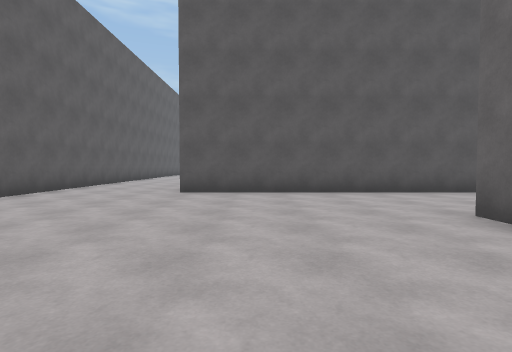
view 1 (above)

24 first-person views from a walk through a Unity game level. The camera is 1.2 m above the floor, tilts 2° down and sees 80° across. The floor is counted in squares, 2 m on a side. Each view is taken from the middle of a square. On the plan, view 1 faces up. The plan holds only what a view shows up to about 9 squares ahead; the rest is blank. The place goes on beyond the plan. The player character is not drawn.

view 2
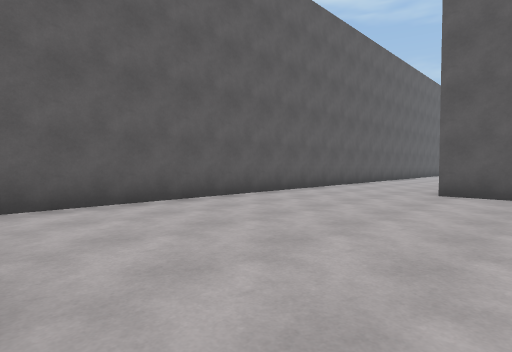

view 3
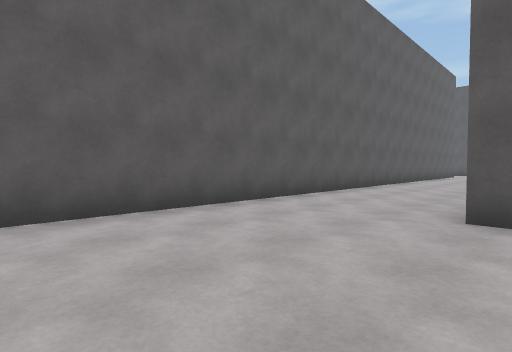

view 4
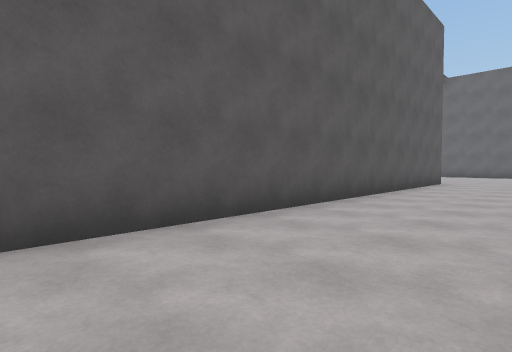

view 5
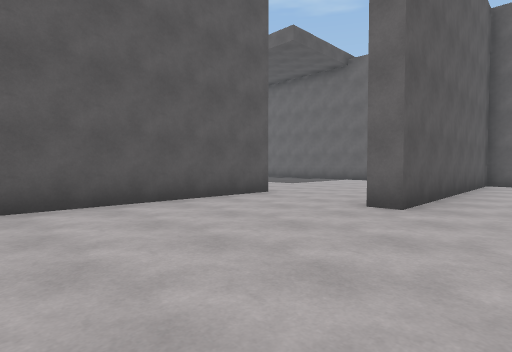

view 6
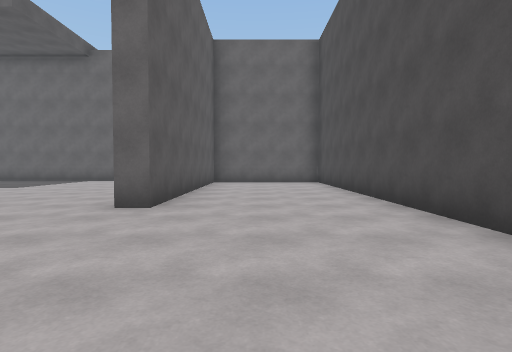

view 7
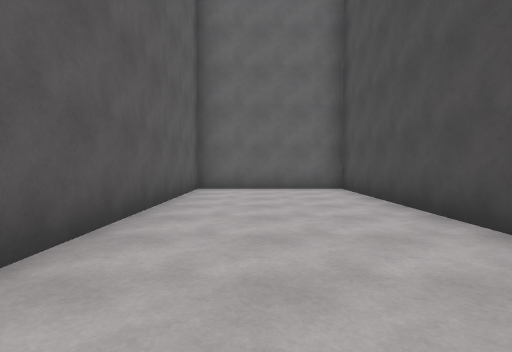

view 8
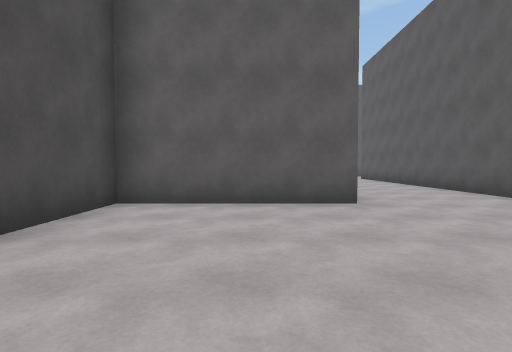

view 9
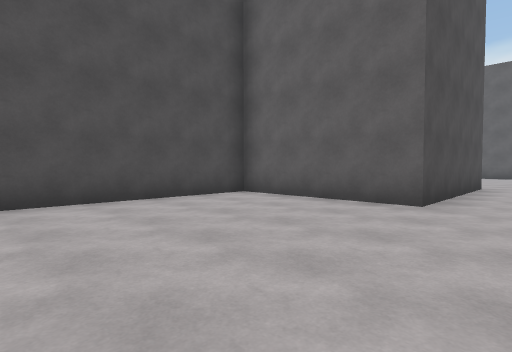

view 10
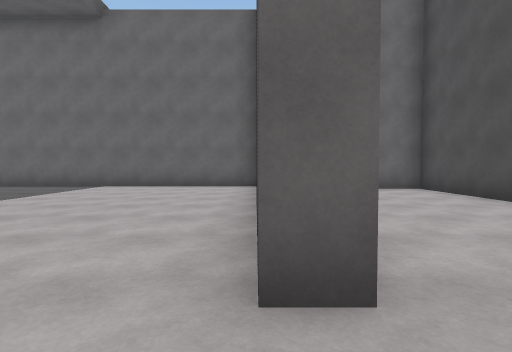

view 11
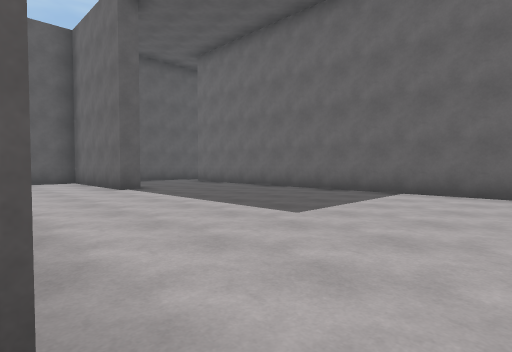

view 12
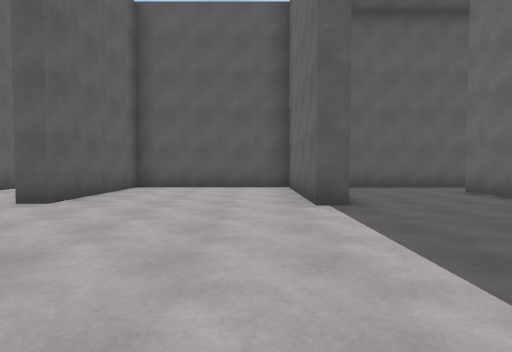

view 13
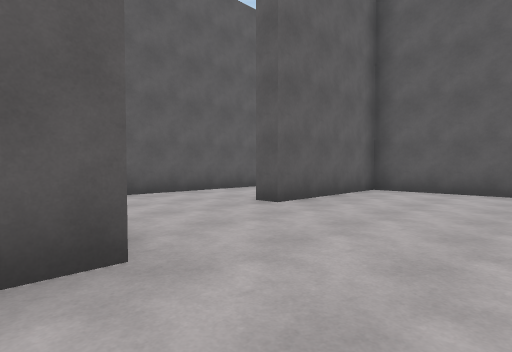

view 14
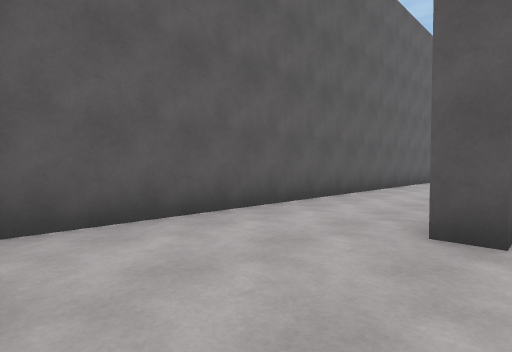

view 15
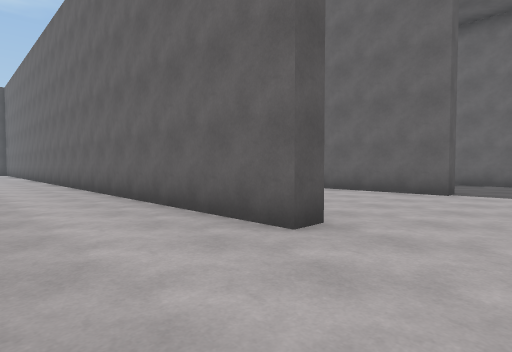

view 16
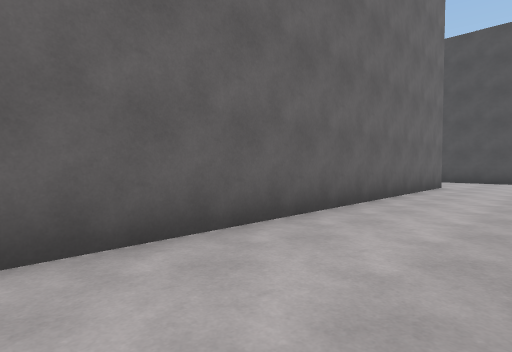

view 17
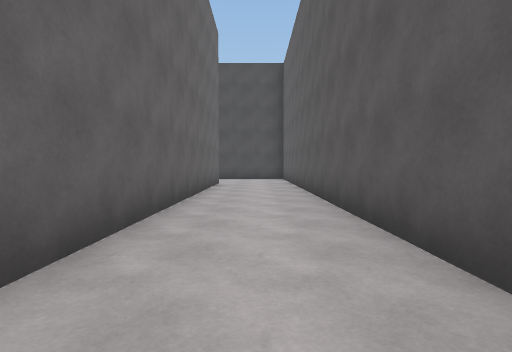

view 18
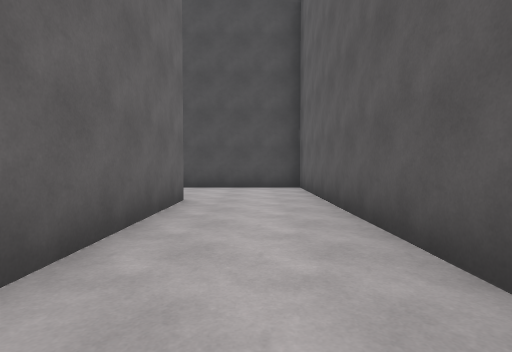

view 19
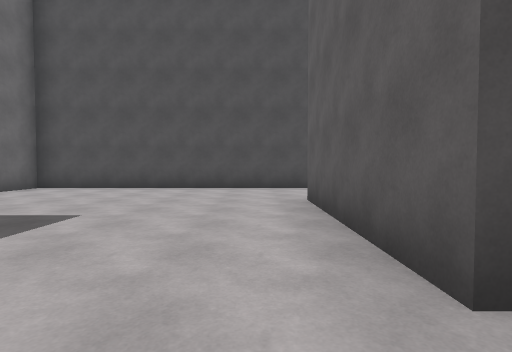

view 20
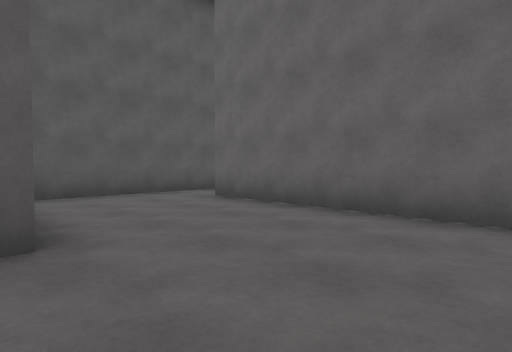

view 21
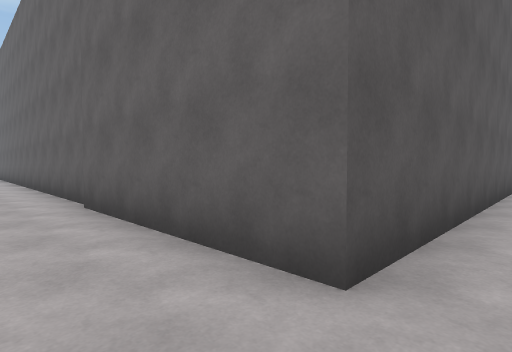

view 22
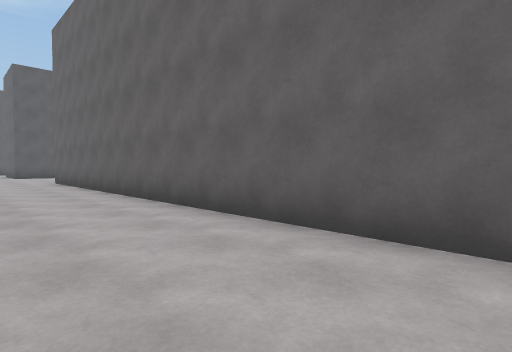

view 23
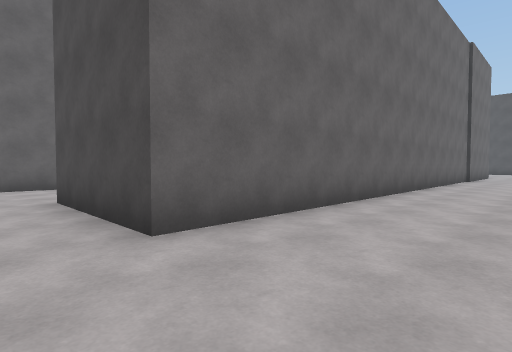

view 24
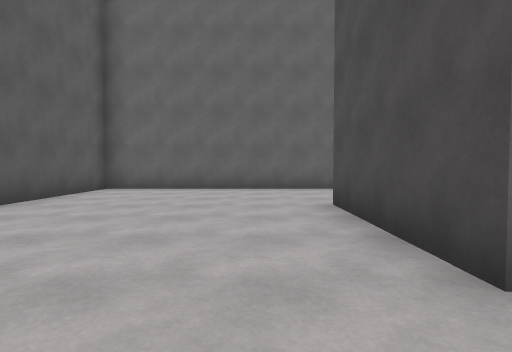

### Floor plan
Points are (right, up) in squares from view 1. A wall is a line through its corners. A room is listed if a view was taken in it or the views show most of it. See-through windows are left out.
Room 1 (views 1, 2, 3, 4, 5, 6, 7, 8, 9, 10, 21, 22, 23, 24)
walls: (-4.8, 12) (-4.8, 0.4); (2.6, 3) (2.6, 3.6) (7.2, 3.6) (7.2, -0.2) (18.8, -0.2) (18.8, 3.5) (12.3, 3.5) (12.3, 4); (4.8, 22) (4.8, 27.8) (1.5, 27.8); (13.1, 6.7) (-1.6, 6.7) (-1.6, 22.8) (1.8, 22.8)
ways out: opening at (13, 5.5) to room 2
Room 2 (views 11, 12, 13, 14, 15, 16, 17, 18, 19, 20)
walls: (8.8, 22.6) (8.8, 10.8) (13.1, 10.8) (13.1, 6.7); (19.4, 17.3) (16.9, 17.3); (16.5, 13.6) (15.9, 13.6) (15.9, 17.3) (11.8, 17.3) (11.8, 13.7) (11.2, 13.7) (11.2, 22.9); (12.3, 4) (19.8, 4) (19.8, 16)
ways out: opening at (13, 5.5) to room 1; opening at (20, 16.5)

Where each view was taken, in squares from view 1:
view 1: 0 up, 0 right, facing up
view 2: 0 up, 0 right, facing up-left
view 3: 3 up, 1 left, facing up-left
view 4: 4 up, 2 right, facing up-right
view 5: 2 up, 8 right, facing up-right
view 6: 2 up, 8 right, facing right
view 7: 2 up, 11 right, facing right
view 8: 2 up, 12 right, facing left
view 9: 5 up, 12 right, facing down-left
view 10: 4 up, 11 right, facing right
view 11: 6 up, 13 right, facing up-right
view 12: 9 up, 15 right, facing up
view 13: 10 up, 15 right, facing up-left
view 14: 11 up, 12 right, facing up-left
view 15: 12 up, 9 right, facing up-right
view 16: 23 up, 9 right, facing down-right
view 17: 24 up, 10 right, facing down
view 18: 19 up, 10 right, facing down
view 19: 12 up, 14 right, facing down
view 20: 11 up, 16 right, facing up-right
view 21: 6 up, 3 left, facing up-right
view 22: 11 up, 4 left, facing up-right
view 23: 24 up, 4 left, facing down-right
view 24: 24 up, 3 left, facing right
